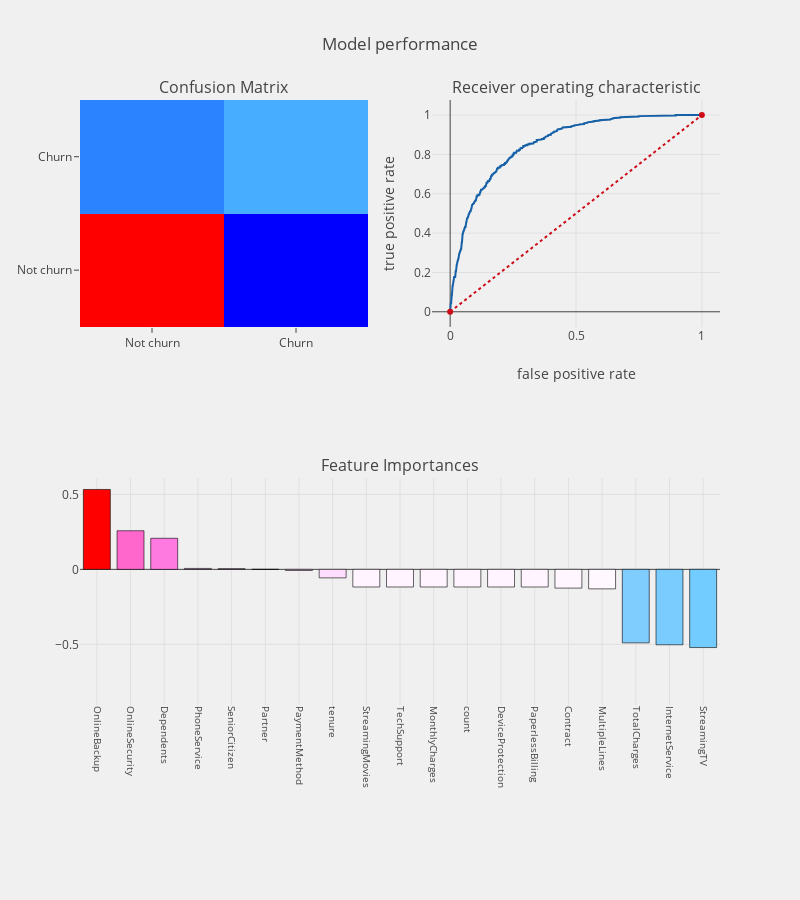

The code cell stored with this chart in its notebook:
### Code cell
telecom_churn_prediction(logit,X_train, X_test, y_train, y_test,
                         cols,"coefficients",threshold_plot = True)

### Figure 1 — Plotly figure (JSON) as saved in the notebook; plotly's stock layout.template omitted (floating-point values rounded to 4 significant figures; data arrays with more than 128 entries replaced by an {"elided": "..."} marker saying what was removed)
{"data": [{"colorscale": "Picnic", "name": "matrix", "showscale": false, "type": "heatmap", "uid": "0ec51659-48bc-4ac6-9e99-3e3839ba0e79", "x": ["Not churn", "Churn"], "xaxis": "x", "y": ["Not churn", "Churn"], "yaxis": "y", "z": [[1387, 148], [254, 321]]}, {"line": {"color": "rgb(22, 96, 167)", "width": 2}, "name": "Roc : 0.7309219657272341", "type": "scatter", "uid": "678436d3-8425-49ae-b462-16b496d3cd02", "x": {"elided": "578 float values"}, "xaxis": "x2", "y": {"elided": "578 float values"}, "yaxis": "y2"}, {"line": {"color": "rgb(205, 12, 24)", "dash": "dot", "width": 2}, "type": "scatter", "uid": "fbfe8838-2817-48cf-bb39-e61ebebd8bfe", "x": [0, 1], "xaxis": "x2", "y": [0, 1], "yaxis": "y2"}, {"marker": {"color": [0.5324, 0.4062, 0.2573, 0.2071, 0.1783, 0.1351, 0.1229, 0.006314, 0.004896, 0.0002561, -0.007668, -0.01467, -0.05647, -0.1174, -0.1174, -0.1174, -0.1174, -0.1174, -0.1174, -0.1174, -0.1248, -0.1299, -0.2384, -0.4897, -0.5026, -0.521, -0.5611, -0.8282], "colorscale": "Picnic", "line": {"color": "black", "width": 0.6}}, "name": "coefficients", "type": "bar", "uid": "f6d3575a-b4d9-4216-8aa7-8c293d9600cc", "x": ["OnlineBackup", null, "OnlineSecurity", "Dependents", null, null, null, "PhoneService", "SeniorCitizen", "Partner", "PaymentMethod", null, "tenure", "StreamingMovies", "TechSupport", "MonthlyCharges", "count", "DeviceProtection", null, "PaperlessBilling", "Contract", "MultipleLines", null, "TotalCharges", "InternetService", "StreamingTV", null, null], "xaxis": "x3", "y": [0.5324, 0.4062, 0.2573, 0.2071, 0.1783, 0.1351, 0.1229, 0.006314, 0.004896, 0.0002561, -0.007668, -0.01467, -0.05647, -0.1174, -0.1174, -0.1174, -0.1174, -0.1174, -0.1174, -0.1174, -0.1248, -0.1299, -0.2384, -0.4897, -0.5026, -0.521, -0.5611, -0.8282], "yaxis": "y3"}], "layout": {"annotations": [{"font": {"size": 16}, "showarrow": false, "text": "Confusion Matrix", "x": 0.225, "xanchor": "center", "xref": "paper", "y": 1, "yanchor": "bottom", "yref": "paper"}, {"font": {"size": 16}, "showarrow": false, "text": "Receiver operating characteristic", "x": 0.775, "xanchor": "center", "xref": "paper", "y": 1, "yanchor": "bottom", "yref": "paper"}, {"font": {"size": 16}, "showarrow": false, "text": "Feature Importances", "x": 0.5, "xanchor": "center", "xref": "paper", "y": 0.375, "yanchor": "bottom", "yref": "paper"}], "autosize": false, "height": 900, "margin": {"b": 195}, "paper_bgcolor": "rgba(240,240,240, 0.95)", "plot_bgcolor": "rgba(240,240,240, 0.95)", "showlegend": false, "title": {"text": "Model performance"}, "width": 800, "xaxis": {"anchor": "y", "domain": [0, 0.45]}, "xaxis2": {"anchor": "y2", "domain": [0.55, 1], "title": {"text": "false positive rate"}}, "xaxis3": {"anchor": "y3", "domain": [0, 1], "showgrid": true, "tickangle": 90, "tickfont": {"size": 10}}, "yaxis": {"anchor": "x", "domain": [0.625, 1]}, "yaxis2": {"anchor": "x2", "domain": [0.625, 1], "title": {"text": "true positive rate"}}, "yaxis3": {"anchor": "x3", "domain": [0, 0.375]}}}
